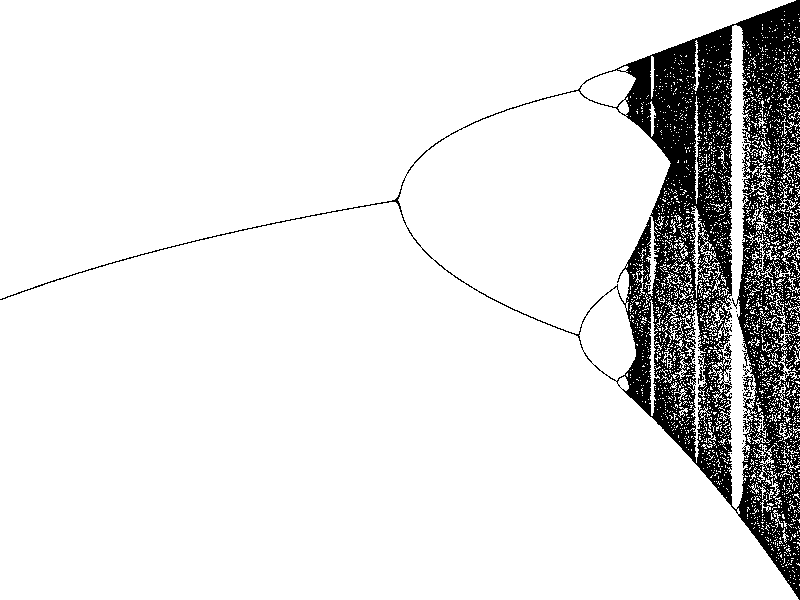

Write the MATLAB code that produced this figure.
clear
scale = 10000; % determines the level of rounding
maxpoints = 200; % determines maximum values to plot
N = 3000; % number of "r" values to simulate
a = 2.0; % starting value of "r"
b = 4; % final value of "r"... anything higher diverges.
rs = linspace(a,b,N); % vector of "r" values
M = 500; % number of iterations of logistics equation
% Loop through the "r" values
for j = 1:length(rs)
    
    r=rs(j); % get current "r"
    x=zeros(M,1); % allocate memory
    x(1) = 0.5; % initial condition (can be anything from 0 to 1)
    
    for i = 2:M, % iterate
        x(i) = r*x(i-1)*(1-x(i-1));
    end
    % only save those unique, semi-stable values
    out{j} = unique(round(scale*x(end-maxpoints:end)));
end
% Rearrange cell array into a large n-by-2 vector for plotting
data = [];
for k = 1:length(rs)
    n = length(out{k});
    data = [data;  rs(k)*ones(n,1),out{k}];
end
% Plot the data
figure(97);clf
h=plot(data(:,1),data(:,2)/scale,'k.');
set(h,'markersize',1)
axis tight
set(gca,'units','normalized','position',[0 0 1 1])
set(gcf,'color','white')
axis off